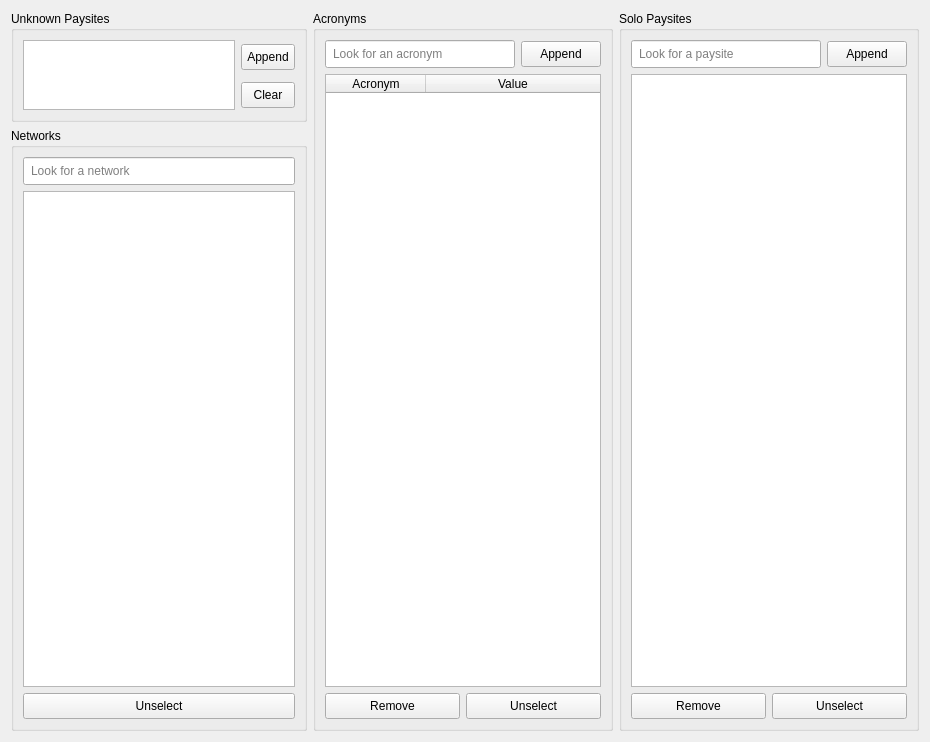
<?xml version="1.0" encoding="UTF-8"?>
<ui version="4.0">
 <class>SitemapEditor</class>
 <widget class="QWidget" name="SitemapEditor">
  <property name="windowModality">
   <enum>Qt::ApplicationModal</enum>
  </property>
  <property name="geometry">
   <rect>
    <x>0</x>
    <y>0</y>
    <width>930</width>
    <height>738</height>
   </rect>
  </property>
  <property name="windowTitle">
   <string>Sitemap Editor</string>
  </property>
  <layout class="QGridLayout" name="gridLayout_5">
   <item row="1" column="0">
    <widget class="QGroupBox" name="gbNetworks">
     <property name="minimumSize">
      <size>
       <width>267</width>
       <height>0</height>
      </size>
     </property>
     <property name="maximumSize">
      <size>
       <width>300</width>
       <height>16777215</height>
      </size>
     </property>
     <property name="title">
      <string>Networks</string>
     </property>
     <layout class="QGridLayout" name="gridLayout">
      <item row="1" column="0">
       <widget class="QTreeWidget" name="networks">
        <property name="styleSheet">
         <string notr="true">QTreeWidget::item {padding: 5px; }</string>
        </property>
        <property name="lineWidth">
         <number>1</number>
        </property>
        <property name="sizeAdjustPolicy">
         <enum>QAbstractScrollArea::AdjustIgnored</enum>
        </property>
        <property name="dragDropMode">
         <enum>QAbstractItemView::NoDragDrop</enum>
        </property>
        <property name="indentation">
         <number>20</number>
        </property>
        <property name="rootIsDecorated">
         <bool>true</bool>
        </property>
        <property name="itemsExpandable">
         <bool>true</bool>
        </property>
        <property name="sortingEnabled">
         <bool>false</bool>
        </property>
        <property name="animated">
         <bool>true</bool>
        </property>
        <property name="columnCount">
         <number>1</number>
        </property>
        <attribute name="headerVisible">
         <bool>false</bool>
        </attribute>
        <column>
         <property name="text">
          <string>Key</string>
         </property>
        </column>
       </widget>
      </item>
      <item row="0" column="0">
       <widget class="QLineEdit" name="fNetwork">
        <property name="styleSheet">
         <string notr="true">padding: 5px;</string>
        </property>
        <property name="placeholderText">
         <string>Look for a network</string>
        </property>
        <property name="clearButtonEnabled">
         <bool>true</bool>
        </property>
       </widget>
      </item>
      <item row="2" column="0">
       <widget class="QPushButton" name="btnClearNetworks">
        <property name="styleSheet">
         <string notr="true">padding: 5px;</string>
        </property>
        <property name="text">
         <string>Unselect</string>
        </property>
       </widget>
      </item>
     </layout>
    </widget>
   </item>
   <item row="0" column="1" rowspan="2">
    <widget class="QGroupBox" name="gbAcronyms">
     <property name="minimumSize">
      <size>
       <width>300</width>
       <height>720</height>
      </size>
     </property>
     <property name="maximumSize">
      <size>
       <width>16777215</width>
       <height>16777215</height>
      </size>
     </property>
     <property name="title">
      <string>Acronyms</string>
     </property>
     <layout class="QGridLayout" name="gridLayout_2">
      <item row="0" column="0">
       <widget class="QLineEdit" name="fAcronym">
        <property name="styleSheet">
         <string notr="true">padding: 5px;</string>
        </property>
        <property name="placeholderText">
         <string>Look for an acronym</string>
        </property>
        <property name="clearButtonEnabled">
         <bool>true</bool>
        </property>
       </widget>
      </item>
      <item row="0" column="1">
       <widget class="QPushButton" name="btnAppendAcronym">
        <property name="minimumSize">
         <size>
          <width>80</width>
          <height>0</height>
         </size>
        </property>
        <property name="maximumSize">
         <size>
          <width>80</width>
          <height>16777215</height>
         </size>
        </property>
        <property name="styleSheet">
         <string notr="true">padding: 5px;</string>
        </property>
        <property name="text">
         <string>Append</string>
        </property>
       </widget>
      </item>
      <item row="1" column="0" colspan="2">
       <layout class="QVBoxLayout" name="verticalLayout">
        <item>
         <widget class="QTableWidget" name="acronyms">
          <property name="styleSheet">
           <string notr="true">QTableWidget::item {padding: 5px; }</string>
          </property>
          <property name="autoScroll">
           <bool>false</bool>
          </property>
          <property name="alternatingRowColors">
           <bool>false</bool>
          </property>
          <property name="selectionMode">
           <enum>QAbstractItemView::SingleSelection</enum>
          </property>
          <property name="selectionBehavior">
           <enum>QAbstractItemView::SelectRows</enum>
          </property>
          <property name="showGrid">
           <bool>true</bool>
          </property>
          <property name="sortingEnabled">
           <bool>true</bool>
          </property>
          <property name="cornerButtonEnabled">
           <bool>true</bool>
          </property>
          <attribute name="horizontalHeaderVisible">
           <bool>true</bool>
          </attribute>
          <attribute name="horizontalHeaderStretchLastSection">
           <bool>true</bool>
          </attribute>
          <attribute name="verticalHeaderVisible">
           <bool>false</bool>
          </attribute>
          <attribute name="verticalHeaderCascadingSectionResizes">
           <bool>false</bool>
          </attribute>
          <attribute name="verticalHeaderStretchLastSection">
           <bool>false</bool>
          </attribute>
          <column>
           <property name="text">
            <string>Acronym</string>
           </property>
          </column>
          <column>
           <property name="text">
            <string>Value</string>
           </property>
          </column>
         </widget>
        </item>
        <item>
         <layout class="QHBoxLayout" name="horizontalLayout">
          <item>
           <widget class="QPushButton" name="btnDeleteAcronym">
            <property name="minimumSize">
             <size>
              <width>80</width>
              <height>0</height>
             </size>
            </property>
            <property name="maximumSize">
             <size>
              <width>16777215</width>
              <height>16777215</height>
             </size>
            </property>
            <property name="styleSheet">
             <string notr="true">padding: 5px;</string>
            </property>
            <property name="text">
             <string>Remove</string>
            </property>
           </widget>
          </item>
          <item>
           <widget class="QPushButton" name="btnClearAcronyms">
            <property name="minimumSize">
             <size>
              <width>0</width>
              <height>0</height>
             </size>
            </property>
            <property name="maximumSize">
             <size>
              <width>16777215</width>
              <height>16777215</height>
             </size>
            </property>
            <property name="styleSheet">
             <string notr="true">padding: 5px;</string>
            </property>
            <property name="text">
             <string>Unselect</string>
            </property>
           </widget>
          </item>
         </layout>
        </item>
       </layout>
      </item>
     </layout>
    </widget>
   </item>
   <item row="0" column="2" rowspan="2">
    <widget class="QGroupBox" name="gbSoloPaysites">
     <property name="minimumSize">
      <size>
       <width>300</width>
       <height>0</height>
      </size>
     </property>
     <property name="maximumSize">
      <size>
       <width>300</width>
       <height>16777215</height>
      </size>
     </property>
     <property name="title">
      <string>Solo Paysites</string>
     </property>
     <layout class="QGridLayout" name="gridLayout_3">
      <item row="0" column="0">
       <widget class="QLineEdit" name="fPaysite">
        <property name="styleSheet">
         <string notr="true">padding: 5px;</string>
        </property>
        <property name="placeholderText">
         <string>Look for a paysite</string>
        </property>
        <property name="clearButtonEnabled">
         <bool>true</bool>
        </property>
       </widget>
      </item>
      <item row="0" column="1">
       <widget class="QPushButton" name="btnAppendPaysite">
        <property name="minimumSize">
         <size>
          <width>80</width>
          <height>0</height>
         </size>
        </property>
        <property name="maximumSize">
         <size>
          <width>80</width>
          <height>16777215</height>
         </size>
        </property>
        <property name="styleSheet">
         <string notr="true">padding: 5px;</string>
        </property>
        <property name="text">
         <string>Append</string>
        </property>
       </widget>
      </item>
      <item row="1" column="0" colspan="2">
       <layout class="QVBoxLayout" name="verticalLayout_2">
        <item>
         <widget class="QListWidget" name="paysites">
          <property name="styleSheet">
           <string notr="true">QListWidget::item {padding: 5px; }</string>
          </property>
          <property name="alternatingRowColors">
           <bool>true</bool>
          </property>
          <property name="spacing">
           <number>3</number>
          </property>
          <property name="sortingEnabled">
           <bool>true</bool>
          </property>
         </widget>
        </item>
        <item>
         <layout class="QHBoxLayout" name="horizontalLayout_2">
          <item>
           <widget class="QPushButton" name="btnDeletePaysite">
            <property name="minimumSize">
             <size>
              <width>80</width>
              <height>0</height>
             </size>
            </property>
            <property name="styleSheet">
             <string notr="true">padding: 5px;</string>
            </property>
            <property name="text">
             <string>Remove</string>
            </property>
           </widget>
          </item>
          <item>
           <widget class="QPushButton" name="btnClearPaysites">
            <property name="minimumSize">
             <size>
              <width>0</width>
              <height>0</height>
             </size>
            </property>
            <property name="maximumSize">
             <size>
              <width>16777215</width>
              <height>16777215</height>
             </size>
            </property>
            <property name="styleSheet">
             <string notr="true">padding: 5px;</string>
            </property>
            <property name="text">
             <string>Unselect</string>
            </property>
           </widget>
          </item>
         </layout>
        </item>
       </layout>
      </item>
     </layout>
    </widget>
   </item>
   <item row="0" column="0">
    <widget class="QGroupBox" name="gbUnknownPaysites">
     <property name="minimumSize">
      <size>
       <width>267</width>
       <height>0</height>
      </size>
     </property>
     <property name="maximumSize">
      <size>
       <width>300</width>
       <height>16777215</height>
      </size>
     </property>
     <property name="title">
      <string>Unknown Paysites</string>
     </property>
     <layout class="QGridLayout" name="gridLayout_4">
      <item row="0" column="0" rowspan="2">
       <widget class="QListWidget" name="unknowns">
        <property name="minimumSize">
         <size>
          <width>0</width>
          <height>0</height>
         </size>
        </property>
        <property name="styleSheet">
         <string notr="true">QListWidget::item {padding: 5px; }</string>
        </property>
        <property name="dragEnabled">
         <bool>false</bool>
        </property>
        <property name="alternatingRowColors">
         <bool>true</bool>
        </property>
        <property name="spacing">
         <number>3</number>
        </property>
       </widget>
      </item>
      <item row="0" column="1">
       <widget class="QPushButton" name="btnResolveAcronym">
        <property name="styleSheet">
         <string notr="true">padding: 5px;</string>
        </property>
        <property name="text">
         <string>Append</string>
        </property>
       </widget>
      </item>
      <item row="1" column="1">
       <widget class="QPushButton" name="btnClearUnknowns">
        <property name="maximumSize">
         <size>
          <width>80</width>
          <height>16777215</height>
         </size>
        </property>
        <property name="styleSheet">
         <string notr="true">padding: 5px;</string>
        </property>
        <property name="text">
         <string>Clear</string>
        </property>
       </widget>
      </item>
     </layout>
    </widget>
   </item>
  </layout>
 </widget>
 <resources/>
 <connections>
  <connection>
   <sender>btnClearPaysites</sender>
   <signal>clicked()</signal>
   <receiver>paysites</receiver>
   <slot>clearSelection()</slot>
   <hints>
    <hint type="sourcelabel">
     <x>957</x>
     <y>715</y>
    </hint>
    <hint type="destinationlabel">
     <x>825</x>
     <y>611</y>
    </hint>
   </hints>
  </connection>
  <connection>
   <sender>btnClearNetworks</sender>
   <signal>clicked()</signal>
   <receiver>networks</receiver>
   <slot>clearSelection()</slot>
   <hints>
    <hint type="sourcelabel">
     <x>128</x>
     <y>716</y>
    </hint>
    <hint type="destinationlabel">
     <x>150</x>
     <y>579</y>
    </hint>
   </hints>
  </connection>
  <connection>
   <sender>btnClearAcronyms</sender>
   <signal>clicked()</signal>
   <receiver>acronyms</receiver>
   <slot>clearSelection()</slot>
   <hints>
    <hint type="sourcelabel">
     <x>651</x>
     <y>715</y>
    </hint>
    <hint type="destinationlabel">
     <x>457</x>
     <y>601</y>
    </hint>
   </hints>
  </connection>
  <connection>
   <sender>btnClearUnknowns</sender>
   <signal>clicked()</signal>
   <receiver>unknowns</receiver>
   <slot>clearSelection()</slot>
   <hints>
    <hint type="sourcelabel">
     <x>257</x>
     <y>92</y>
    </hint>
    <hint type="destinationlabel">
     <x>191</x>
     <y>76</y>
    </hint>
   </hints>
  </connection>
 </connections>
</ui>
